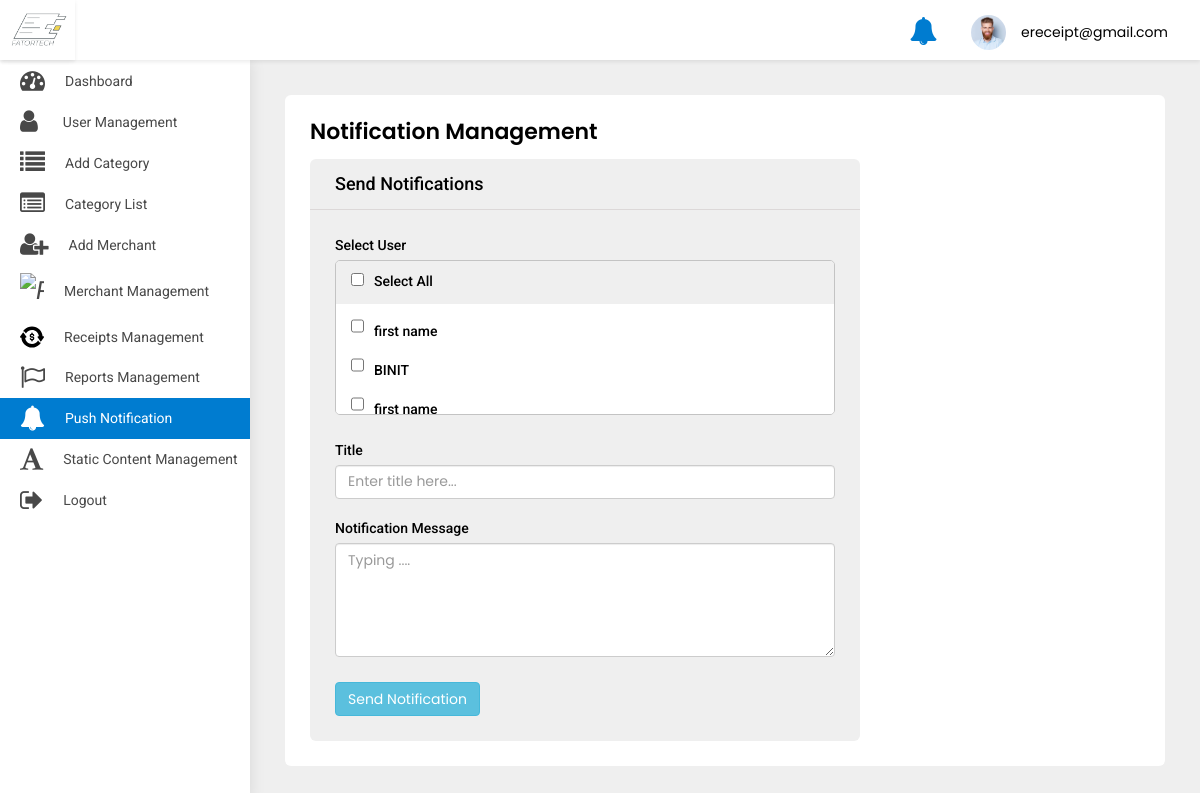
/adminpanel/send-notification/ (signed in), run on an earlier commit of the app's database.
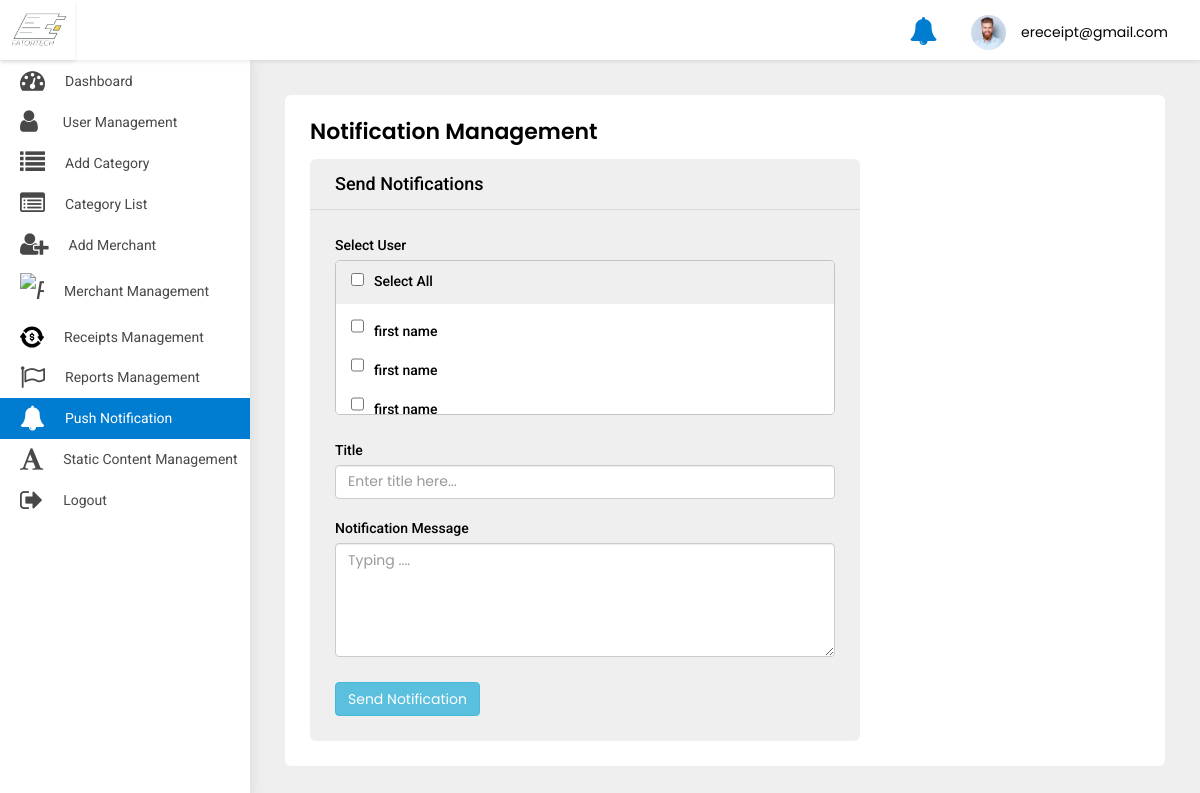
And on a later commit of the database.
### src/models.py (models this page shows)
class User(AbstractBaseUser, PermissionsMixin):
    first_name = models.CharField(default='first name', max_length=100)
    last_name = models.CharField(default='', max_length=100, null=True, blank=True)
    email = models.CharField(default='', max_length=255, unique=True)
    country_code = models.CharField(default='+91', max_length=10)
    phone_number = models.CharField(default='', max_length=13)
    profile_pic = models.ImageField(default='default_profile.png', null=True, blank=True)
    device_token = models.CharField(default='', max_length=500, null=True, blank=True)
    password = models.CharField(default='', max_length=100)
    confirm_password = models.CharField(default='', max_length=100)
    is_merchant = models.BooleanField(default=False)
    created_at = models.DateTimeField(auto_now_add=True)
    is_active = models.BooleanField(default=True)
    is_staff = models.BooleanField(default=False)
    objects = UserManager()
    USERNAME_FIELD = 'email'
    class Meta:
        ordering = ('-created_at',)

### adminpanel/views.py (the view, shortened to what this page needs)
# urls.py: path('send-notification/', SendNotification.as_view(),
class SendNotification(LoginRequiredMixin, View):
    model = UserNotification
    form_class = UserNotificationForm
    login_url = 'adminpanel:login'
    def get(self, request, *args, **kwargs):
        users = User.objects.all().exclude(is_superuser=True)
        context = {
            "users": users
        }
        return render(self.request, 'send-notification.html', context)

### adminpanel/templates/send-notification.html (shortened to what this page needs)
{% extends 'base-ereceipt.html' %}
{% block body %}
<div class="WrapperArea">
    <div class="WrapperBox">
        <div class="Small-Wrapper">
            <h4 class="Title">Notification Management</h4>
            <div class="NotificationArea">
                <div class="NotificationForm">
                    <h4>Send Notifications</h4>
                    <form method="post">
                        <div class="form-group">
                            <label>Select User</label>
                            <ul class="Multiple" id="table">
                                <li><label><input type="checkbox" id="selectAll" class="main">Select All</label></li>
                                {% for user in users %}
                                <li><label><input class="checkbox" type="checkbox" name="to" id="checkbox"
                                                  value="{{user.id}}">{{user.first_name}}</label>
                                </li>
                                {% endfor %}
                            </ul>
                        </div>
                        <div class="form-group">
                            <label>Title</label>
                            <input type="text" class="form-control desc" id="title" name="title" placeholder="Enter title here...">
                            <br>
                            <label>Notification Message</label>
                            <textarea rows="5" class="form-control desc" placeholder="Typing ...."
                                      id="message" name="body"></textarea>
                        </div>
                        <button id="send" class="btn btn-info" onclick="bulkNotification()"><span id="send_btn">Send Notification</span>
                        </button>
                    </form>
                </div>
            </div>
        </div>
    </div>
</div>
{% endblock body %}

What changed in the data, as far as the page shows it:
removed User: first_name "BINIT"
now on this page (row unchanged): User: first_name "first name"
